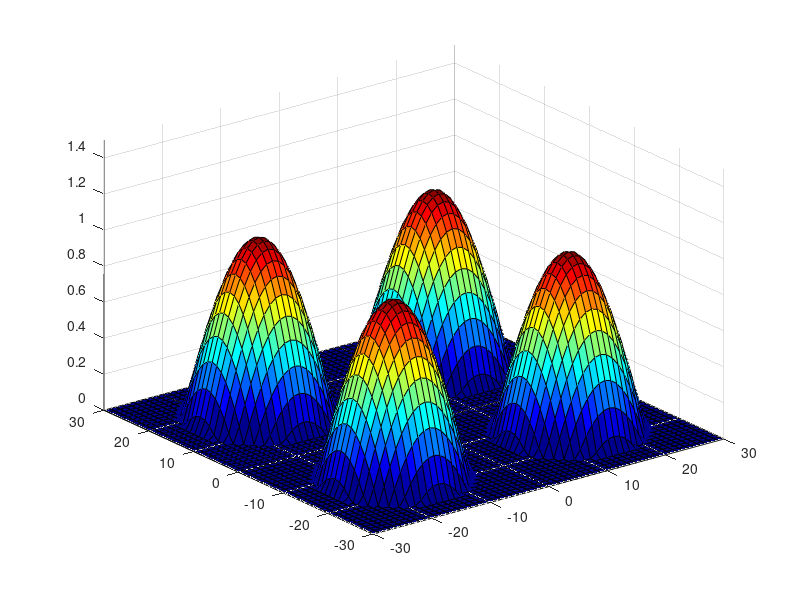

Write the MATLAB code that produced this figure.
x = -15:1:15;
[X0,Y0] = meshgrid(x, x);

f = (2*pi)/(30*sqrt(2));

Z = cos((sqrt(X0.^2+Y0.^2))*f);

Z (Z < 0) = 0;

X1 = X0+15;
Y1 = Y0+15;

X2 = X0+15;
Y2 = Y0-15;

XX = [X1;X2];
YY = [Y1;Y2];
Z = [Z;Z];

XX2 = XX-30;

X = [XX;XX2];
Y = [YY;YY];
Z = [Z;Z];

colormap(jet);
surf(X,Y,Z);
axis([-30 30 -30 30 0 1.5 ]);